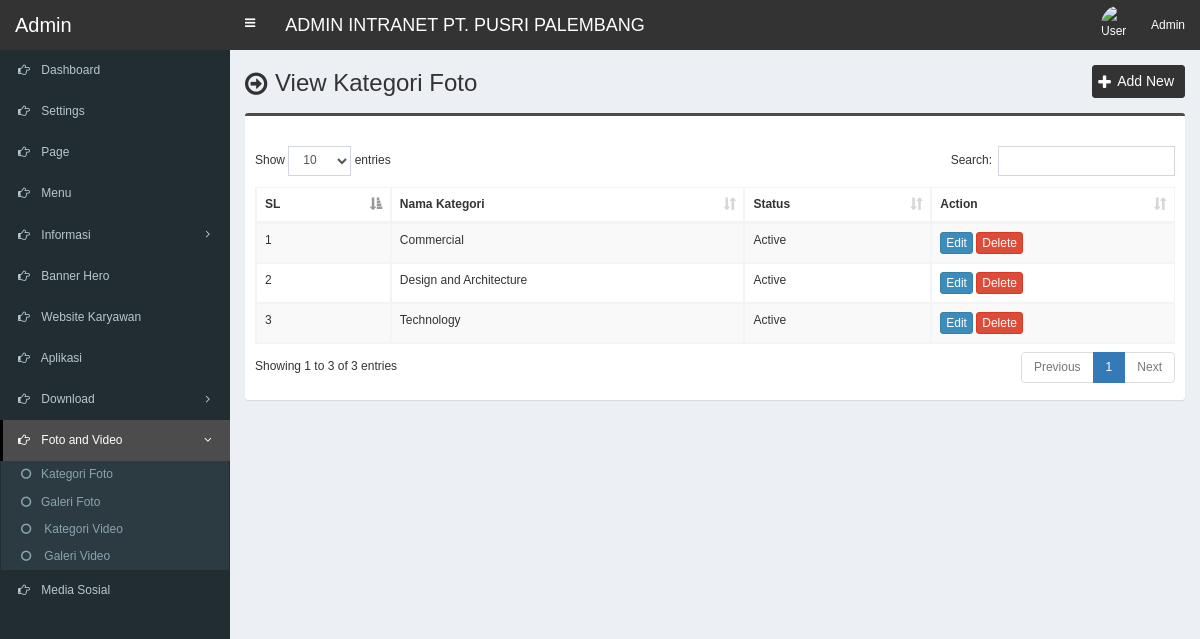
The page /admin/photo-category.php (signed in) on the database its author committed.
### tables this page shows
CREATE TABLE `tbl_category_photo` (
  `p_category_id` int(11) NOT NULL,
  `p_category_name` varchar(255) NOT NULL,
  `status` varchar(30) NOT NULL
);

### admin/photo-category.php (the view, shortened to what this page needs)
<?php require_once('header.php'); ?>
<section class="content-header">
	<div class="content-header-left">
		<h1>View Kategori Foto</h1>
	</div>
	<div class="content-header-right">
		<a href="photo-category-add.php" class="btn btn-primary btn-sm">Add New</a>
	</div>
</section>
<section class="content">
  <div class="row">
    <div class="col-md-12">
      <div class="box box-info">
        <div class="box-body table-responsive">
          <table id="example1" class="table table-bordered table-striped">
			<thead>
			    <tr>
			        <th>SL</th>
			        <th>Nama Kategori</th>
			        <th>Status</th>
			        <th>Action</th>
			    </tr>
			</thead>
            <tbody>
            	<?php
            	$i=0;
            	$statement = $pdo->prepare("SELECT * FROM tbl_category_photo ORDER BY p_category_id ASC");
            	$statement->execute();
            	$result = $statement->fetchAll(PDO::FETCH_ASSOC);
            	foreach ($result as $row) {
            		$i++;
	            	?>
	                <tr>
	                    <td><?php echo $i; ?></td>
	                    <td><?php echo $row['p_category_name']; ?></td>
	                    <td><?php echo $row['status']; ?></td>
	                    <td>
	                        <a href="photo-category-edit.php?id=<?php echo $row['p_category_id']; ?>" class="btn btn-primary btn-xs">Edit</a>
	                        <a href="#" class="btn btn-danger btn-xs" data-href="photo-category-delete.php?id=<?php echo $row['p_category_id']; ?>" data-toggle="modal" data-target="#confirm-delete">Delete</a>
	                    </td>
	                </tr>
	                <?php
            	}
            	?>
            </tbody>
          </table>
        </div>
      </div>
</section>
<?php require_once('footer.php'); ?>

### admin/style.css (style rules this page uses)
body { font-size: 12px; font-family: 'verdana', sans-serif; }
.content-header>h1, .content-header .content-header-left h1 { font-family: 'verdana', sans-serif; }
.box-info { padding-top: 20px; }
.content-header { overflow: hidden; }
.content-header .content-header-left { float: left; padding-top: 5px; }
.content-header .content-header-right { float: right; }
.content-header .content-header-left h1 { margin-top: 0; margin-bottom: 0; padding-left: 30px; font-size: 24px; position: relative; }
.content-header .content-header-left h1:before { position: absolute; top: 0; left: 0; font-family: 'FontAwesome', sans-serif; font-size: 26px; content: '\f18e'; }
.content-header .content-header-right a { position: relative; padding-left: 24px; font-size: 14px; }
.content-header .content-header-right a:before { position: absolute; top: 4px; left: 5px; font-family: 'FontAwesome', sans-serif; font-size: 16px; content: '\f067'; }
.box.box-info { border-top-color: #4c4c4c; }
.content-header .content-header-right a { background-color: #333333; border-color: #333333; }

### rows shown on the page
tbl_category_photo: p_category_name "Commercial", status "Active"
tbl_category_photo: p_category_name "Design and Architecture", status "Active"
tbl_category_photo: p_category_name "Technology", status "Active"
